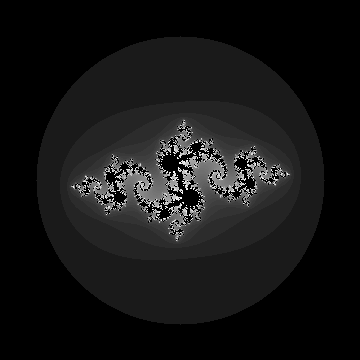
Frame 1 (no input)
Frame 60 (no input): identical to frame 1, image omitted
Frame 120 (the mouse pressed at the canvas centre since frame 60): identical to frame 1, image omitted

The p5.js sketch that drew this single still picture (run headless with seeded random() and noise() and a simulated clock; from frame 60 on, the mouse is pressed at the canvas centre):

// p5.js sketch
// ── sketch.js
let minxval = -0.5
let maxval = 0.5

let minSlider
let maxSlider

let angle = 0

function setup() {
    createCanvas(360, 360)
    colorMode(HSB, 1)
    pixelDensity(1)

    minSlider = createSlider(-2.5, 0, -2.5, 0.01)
    maxSlider = createSlider(0, 2.5, 2.5, 0.01)
}

function draw() {
    let maxiterations = 100
    loadPixels()
    // let ca = sin(angle)
    // let cb = 0
    // let ca = cos(angle + 3.233)
    // let cb = sin(angle)

    angle += 0.02

    for (let x = 0; x < width; x++) {
        for (let y = 0; y < height; y++) {
            let a = map(x, 0, width, minSlider.value(), maxSlider.value())
            let b = map(y, 0, height, minSlider.value(), maxSlider.value())

            // let ca = -0.70176
            // let cb = -0.3842

            // let ca = map(mouseX, 0, width, -1, 1)
            // let cb = map(mouseX, 0, height, -1, 1)

            let ca = -0.8
            let cb = 0.156

            let n = 0

            while (n < maxiterations) {
                let aa = a * a
                let bb = b * b
                if (abs(aa + bb) > 4) {
                    break
                }
                let twoab = 2 * a * b
                a = aa - bb + ca
                b = twoab + cb
                n++
            }

            // let bright = map(n, 0, maxiterations, 0, 255)
            // let bright = (n * 16) % 255
            let bright = map(n, 0, maxiterations, 0, 1)
            bright = map(sqrt(bright), 0, 1, 0, 255)

            if (n === maxiterations) {
                bright = 0
            }

            let pix = (x + y * width) * 4
            pixels[pix + 0] = bright
            pixels[pix + 1] = bright
            pixels[pix + 2] = bright
            pixels[pix + 3] = 255
        }
    }
    updatePixels()
}
